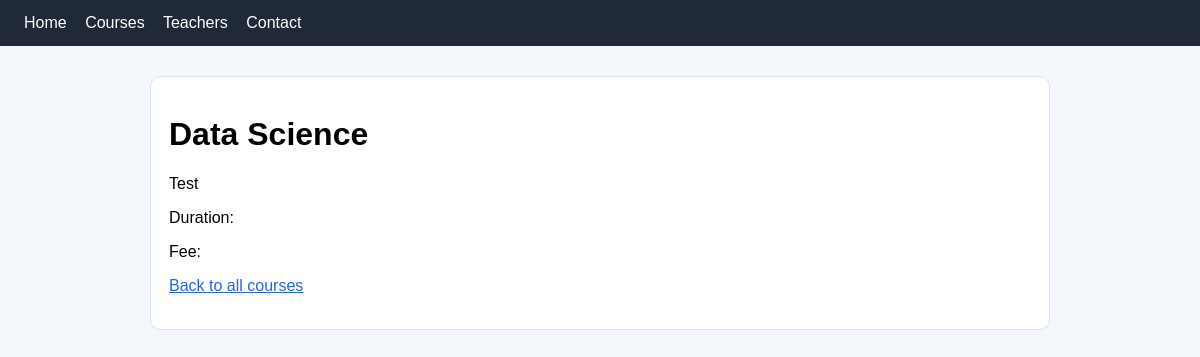
/academy/courses/1/, run on an earlier commit of the app's database.
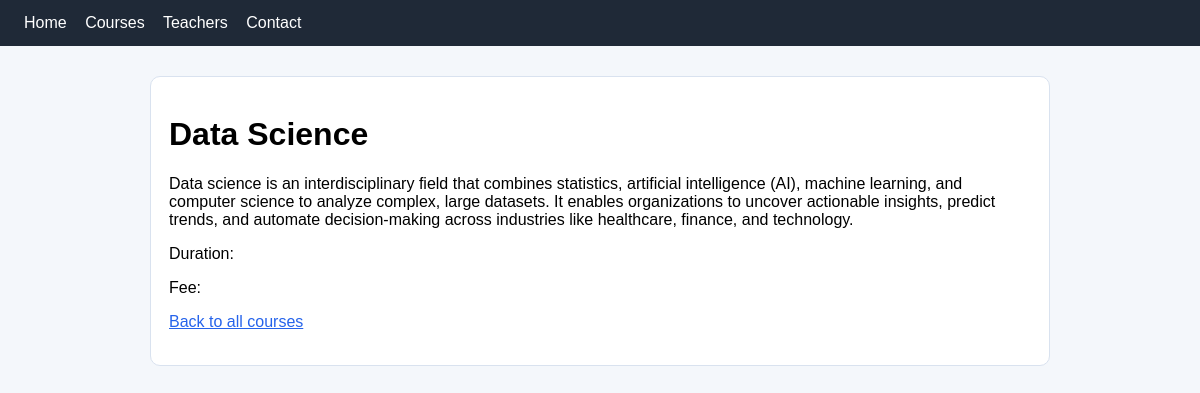
And on a later commit of the database.
### academy/models.py (models this page shows)
class Course (models.Model):
    title = models. CharField (max_length=100)
    description = models.TextField()
    slug = models.SlugField(unique=True)
    is_active = models.BooleanField(default=True)

### academy/views.py (the view)
# urls.py: path('courses/<slug:slug>/',views.course_detail,name='course_detail'),
def course_detail(request, slug):
    course = get_object_or_404(Course, slug=slug, is_active=True)
    return render(request, 'academy/course_detail.html', {'course': course})

### academy/templates/academy/course_detail.html (shortened to what this page needs)
{% extends "academy/base.html" %}
{% block content %}
<div class="card">
  <h1>{{ course.title }}</h1>
  <p>{{ course.description}}</p>
  <p>Duration: {{ course.duration }}</p>
  <p>Fee: {{ course.fee }}</p>
  <p><a href="{% url 'academy:courses' %}">Back to all courses</a></p>
</div>
{% endblock %}

What changed in the data, as far as the page shows it:
changed Course "Data Science": description "Test" → "Data science is an interdisciplinary field that combines statistics, artificial intelligence (AI), machine learning, and computer science to analyze complex, large datasets. It enables organizations to uncover actionable insights, predict trends, and automate decision-making across industries like healthcare, finance, and technology."
